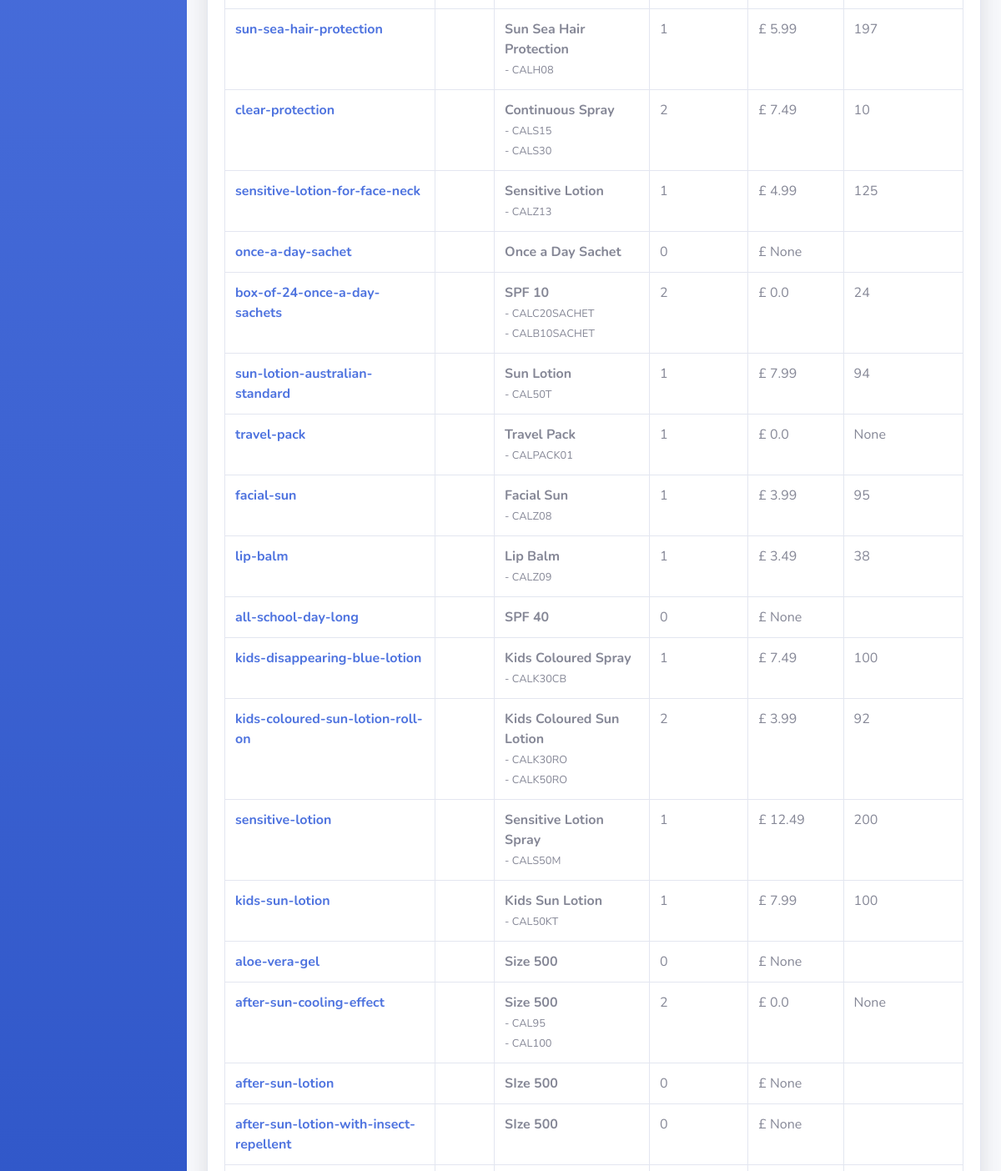
Page /dashboard/products/ (signed in, middle part) on the earlier database version.
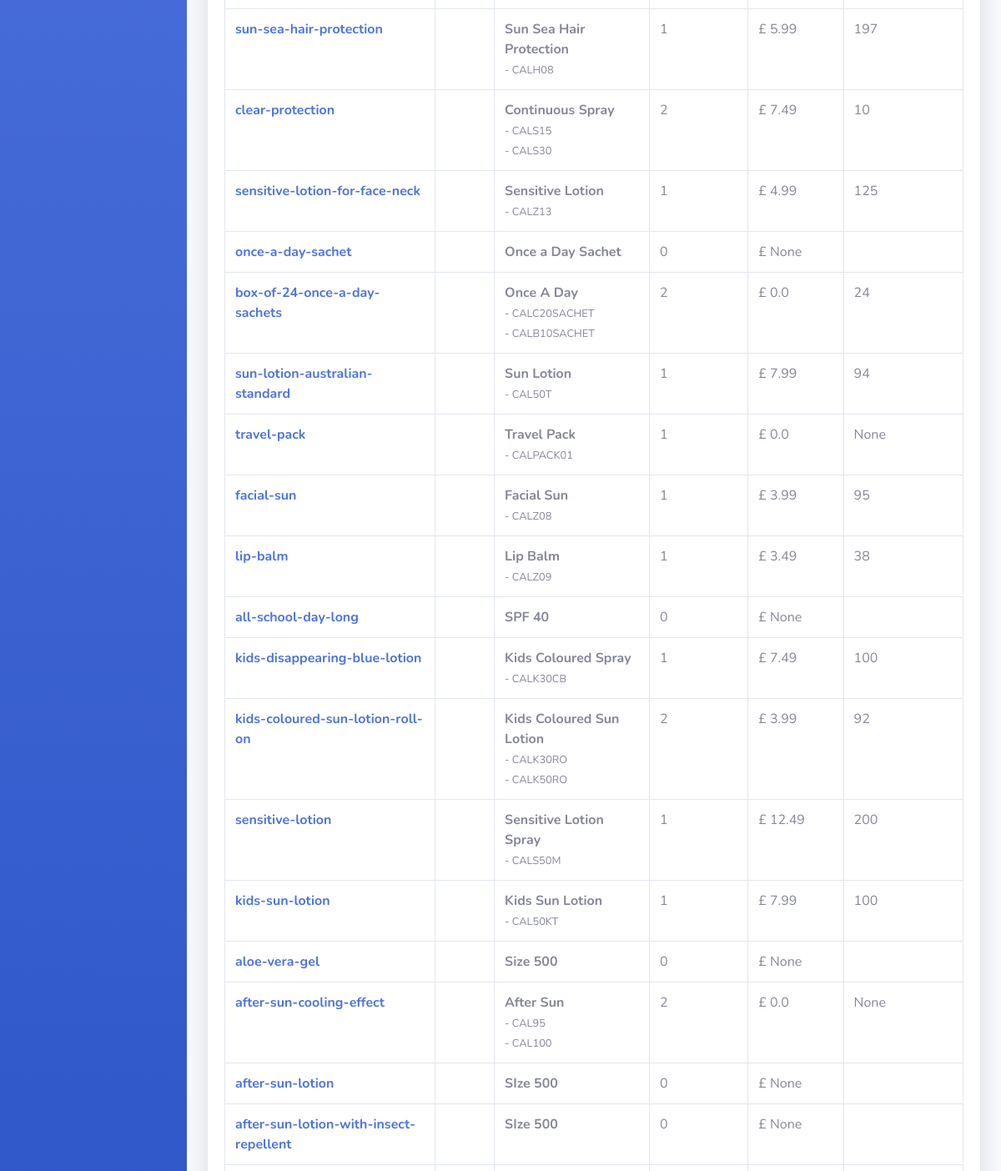
Same page on the later database version.
### product/models.py (models this page shows, shortened)
class Product(models.Model):
    name = models.CharField(_('name'), max_length=300)
    sub_title = models.CharField(_('sub title'), max_length=300)
    slug = models.SlugField(_("slug"), unique=True)
    description = models.TextField(blank=True, null=True)
    direction_of_use = models.TextField(blank=True, null=True)
    tags = models.ManyToManyField("Tag", verbose_name=_("tags"), blank=True)
    keyword = models.ManyToManyField("Keyword", verbose_name=_("keywords"), blank=True)
    types = models.ManyToManyField(
        "ProductType", verbose_name=_("types"), blank=True)
    top_seller = models.BooleanField(default=False)
    @property
    def all_images(self):
        return ProductImage.objects.filter(variant__product=self)
    @property
    def lowest_variant_price(self):
        list_of_prices = []
        for variant in self.variants.all():
            list_of_prices.append(variant.price)
        try:
            lowest_price = min(float(sub) for sub in list_of_prices)
        except:
            lowest_price = None
        return lowest_price
    @property
    def main_image(self):
        try:
            main_image = self.all_images.first().get_absolute_image_url
        except:
            main_image = None
        return main_image

class ProductVariant(models.Model):
    sku = models.CharField(max_length=100, blank=True, unique=True)
    product = models.ForeignKey(
        "Product", null=True, on_delete=models.CASCADE, related_name="variants")
    name = models.CharField(max_length=255, null=True, blank=True, default="")
    size = models.CharField(max_length=355, blank=True)
    shopify_rest_variant_id = models.CharField(
        max_length=355, blank=True, null=True)
    shopify_storefront_variant_id = models.CharField(
        max_length=355, blank=True, null=True)
    date_first_available = models.DateField(
        auto_now=False, auto_now_add=False, null=True, blank=True)
    date_last_modified = models.DateField(
        auto_now=True, null=True, blank=True)
    claims = models.TextField(blank=True, null=True)
    ingredients = models.ManyToManyField(
        "Ingredient", verbose_name=_("ingredients"))
    discontinued = models.BooleanField(default=False)
    size = models.CharField(max_length=200, null=True, blank=True)
    rrp = models.FloatField(blank=True, null=True)
    price = models.FloatField(blank=True, null=True, default=0)
    inventory_quantity = models.IntegerField(blank=True, null=True)

### dashboard/views.py (the view)
# urls.py: path('products/', views.products, name="products"),
@staff_required(login_url="/login")
def products(request):
    product = Product.objects.all()
    top_seller = request.GET.get('top', None)
    if top_seller is not None and top_seller.lower() == "yes":
        product = product.filter(top_seller=True)
    context = {
        "products": product
    }
    return render(request, "dashboard/products/products.html", context=context)

### dashboard/views.py (called while the page is built)
def staff_required(login_url=None, *args, **kwargs):
    return user_passes_test(lambda u: u.is_staff, login_url=login_url)

### product/models.py (called while the page is built)
    @property
    def get_absolute_image_url(self):
        request = None
        return "{0}{1}".format(get_current_site(request).domain, self.image.url)

### templates/dashboard/products/products.html (shortened to what this page needs)
{% extends "dashboard/admin-base.html" %} {% load static %}
{% load thumbnail %}
{% block content %}
<div class="container-fluid">
  <div class="card shadow mb-4">
    <div class="card-body">
      <div class="table-responsive">
        <table
          class="table table-bordered table-hover"
          id="dataTable"
          width="100%"
          cellspacing="0"
        >
          <tbody>
            {% for product in products %}
            <tr>
              <th scope="row"><a href="{% url "dashboard:product-edit" product.slug %}">{{ product.slug }}</a></th>
              <td>
              </td>
              <td>
                <strong>{{ product.name }}</strong><br />
                {% for variant in product.variants.all %}
                <small
                  >{{ variant_name}}  -
                  {{variant.sku}}</small
                ><br />
                {% endfor %}
              </td>
              <td>
                {{ product.variants.count }}
              </td>
              <td>£ {{ product.lowest_variant_price }}</td>
              <td>{{ product.variants.first.inventory_quantity }}</td>
            </tr>
            {% endfor %}
          </tbody>
        </table>
      </div>
    </div>
  </div>
</div>
{% endblock %}

### templates/dashboard/admin-base.html (shortened to what this page needs)
{% load static %}
<!DOCTYPE html>
<html lang="en">
<head>
  <link href="{% static "dashboard/vendor/fontawesome-free/css/all.min.css" %}" rel="stylesheet" type="text/css">
  <link href="{% static "dashboard/css/sb-admin-2.css" %}" rel="stylesheet">
  <link href="{% static "dashboard/vendor/datatables/dataTables.bootstrap4.min.css" %}" rel="stylesheet">
  <link rel="stylesheet" type="text/css" href="//cdnjs.cloudflare.com/ajax/libs/codemirror/3.20.0/codemirror.css">
  <link rel="stylesheet" type="text/css" href="//cdnjs.cloudflare.com/ajax/libs/codemirror/3.20.0/theme/monokai.css">
</head>
<body id="page-top">
  <div id="wrapper">
    <ul class="navbar-nav bg-gradient-primary sidebar sidebar-dark accordion" id="accordionSidebar">
    </ul>
    <div id="content-wrapper" class="d-flex flex-column">
        <div id="content">
      {% block content %} {% endblock content %}
</body>
</html>

Differences in the rows shown:
changed Product "box-of-24-once-a-day-sachets": name "SPF 10" → "Once A Day"
changed Product "after-sun-cooling-effect": name "Size 500" → "After Sun"
